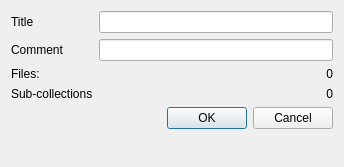
<?xml version="1.0" encoding="UTF-8"?>
<ui version="4.0">
 <class>CollectionEditDialog</class>
 <widget class="QDialog" name="CollectionEditDialog">
  <property name="geometry">
   <rect>
    <x>0</x>
    <y>0</y>
    <width>344</width>
    <height>167</height>
   </rect>
  </property>
  <property name="windowTitle">
   <string>Edit collection</string>
  </property>
  <property name="windowIcon">
   <iconset resource="../../ema.qrc">
    <normaloff>:/icons/icons/22x22/edit-rename.png</normaloff>:/icons/icons/22x22/edit-rename.png</iconset>
  </property>
  <layout class="QFormLayout" name="formLayout">
   <property name="fieldGrowthPolicy">
    <enum>QFormLayout::AllNonFixedFieldsGrow</enum>
   </property>
   <item row="1" column="0">
    <widget class="QLabel" name="label">
     <property name="text">
      <string>Title</string>
     </property>
    </widget>
   </item>
   <item row="1" column="1">
    <widget class="QLineEdit" name="titleLineEdit"/>
   </item>
   <item row="7" column="1">
    <widget class="QDialogButtonBox" name="buttonBox">
     <property name="orientation">
      <enum>Qt::Horizontal</enum>
     </property>
     <property name="standardButtons">
      <set>QDialogButtonBox::Cancel|QDialogButtonBox::Ok</set>
     </property>
    </widget>
   </item>
   <item row="2" column="1">
    <widget class="QLineEdit" name="commentLineEdit">
     <property name="toolTip">
      <string>Add comment to collection (optional)</string>
     </property>
    </widget>
   </item>
   <item row="2" column="0">
    <widget class="QLabel" name="label_2">
     <property name="text">
      <string>Comment</string>
     </property>
    </widget>
   </item>
   <item row="4" column="0">
    <widget class="QLabel" name="label_3">
     <property name="text">
      <string>Sub-collections</string>
     </property>
    </widget>
   </item>
   <item row="3" column="0">
    <widget class="QLabel" name="label_4">
     <property name="text">
      <string>Files:</string>
     </property>
    </widget>
   </item>
   <item row="4" column="1">
    <widget class="QLabel" name="nbSubCollectionsLabel">
     <property name="toolTip">
      <string>Nomber of sub-collections</string>
     </property>
     <property name="text">
      <string>0</string>
     </property>
     <property name="alignment">
      <set>Qt::AlignRight|Qt::AlignTrailing|Qt::AlignVCenter</set>
     </property>
    </widget>
   </item>
   <item row="3" column="1">
    <widget class="QLabel" name="nbFilesLabel">
     <property name="toolTip">
      <string>Nomber of files in collection</string>
     </property>
     <property name="text">
      <string>0</string>
     </property>
     <property name="alignment">
      <set>Qt::AlignRight|Qt::AlignTrailing|Qt::AlignVCenter</set>
     </property>
    </widget>
   </item>
  </layout>
 </widget>
 <resources>
  <include location="../../ema.qrc"/>
 </resources>
 <connections>
  <connection>
   <sender>buttonBox</sender>
   <signal>accepted()</signal>
   <receiver>CollectionEditDialog</receiver>
   <slot>accept()</slot>
   <hints>
    <hint type="sourcelabel">
     <x>248</x>
     <y>254</y>
    </hint>
    <hint type="destinationlabel">
     <x>157</x>
     <y>274</y>
    </hint>
   </hints>
  </connection>
  <connection>
   <sender>buttonBox</sender>
   <signal>rejected()</signal>
   <receiver>CollectionEditDialog</receiver>
   <slot>reject()</slot>
   <hints>
    <hint type="sourcelabel">
     <x>316</x>
     <y>260</y>
    </hint>
    <hint type="destinationlabel">
     <x>286</x>
     <y>274</y>
    </hint>
   </hints>
  </connection>
 </connections>
</ui>
